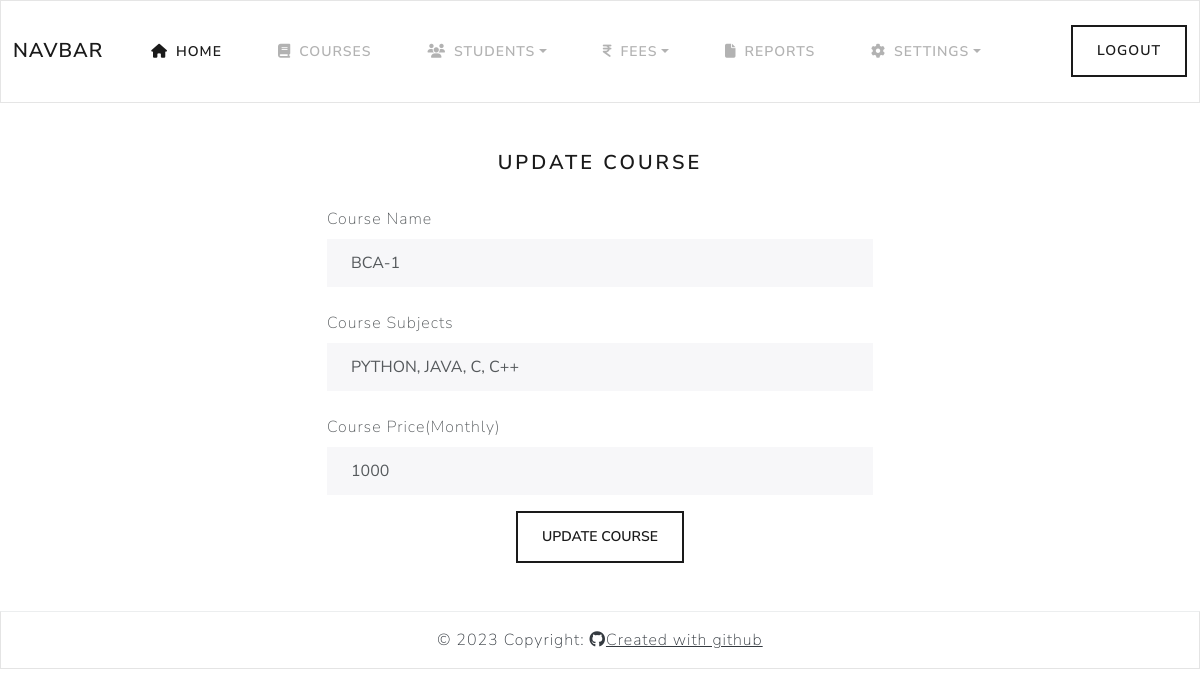
The page /admin/course_edit.php?cname=BCA-1 (signed in) on the database its author committed.
### tables this page shows
CREATE TABLE `courses` (
  `id` int(250) NOT NULL,
  `c_name` text NOT NULL,
  `c_sub` text NOT NULL,
  `c_price` int(250) NOT NULL
);

### admin/course_edit.php (the view, shortened to what this page needs)
<?php
	include'./header.php';
?>
	<div class="container py-5">
		    			<div class="row d-flex justify-content-center">
		    				<div class="col-md-6">
		    					<div class="text-center">
					    			<h4>Update Course</h4>
					    		</div>
					    	<form action="" method="post">
					    		<?php
					    			$coursename = $_GET['cname'];
					    			$selectQuery = mysqli_query($conn, "SELECT * FROM `courses` WHERE c_name = '$coursename'");
					    			$result = mysqli_fetch_assoc($selectQuery);
											?>
							    <div class="form-group">
							      <label for="exampleInputName" class="form-label mt-4">Course Name</label>
							      <input type="name" name="c_name" class="form-control" id="exampleInputName" value="<?php echo $result['c_name'];?>" placeholder="Enter Course Name" required readonly>
							    </div>
							    <div class="form-group">
							      <label for="exampleInputName" class="form-label mt-4">Course Subjects</label>
							      <input type="name" name="c_sub" class="form-control" id="exampleInputName" value="<?php echo $result['c_sub'];?>" placeholder="Python, Java, c, c++" required>
							    </div>
							    <div class="form-group">
							      <label for="exampleInputName" class="form-label mt-4">Course Price(Monthly)</label>
							      <input type="number" name="c_price" class="form-control" id="exampleInputName" value="<?php echo $result['c_price'];?>" placeholder="Enter Course Price" required>
							    </div>
							  <div class="form-group text-center">
					    		<div class="mt-3">
							    	<input type="submit" name="submit" class="btn btn-outline-primary" value="Update Course">
							    </div>
						      </div>
				    		</form>
				    	</div>
		    			</div>
		    		</div>
<?php
	include'./footer.php';
?>

### rows shown on the page
courses: c_name "BCA-1", c_sub "PYTHON, JAVA, C, C++", c_price "1000"
